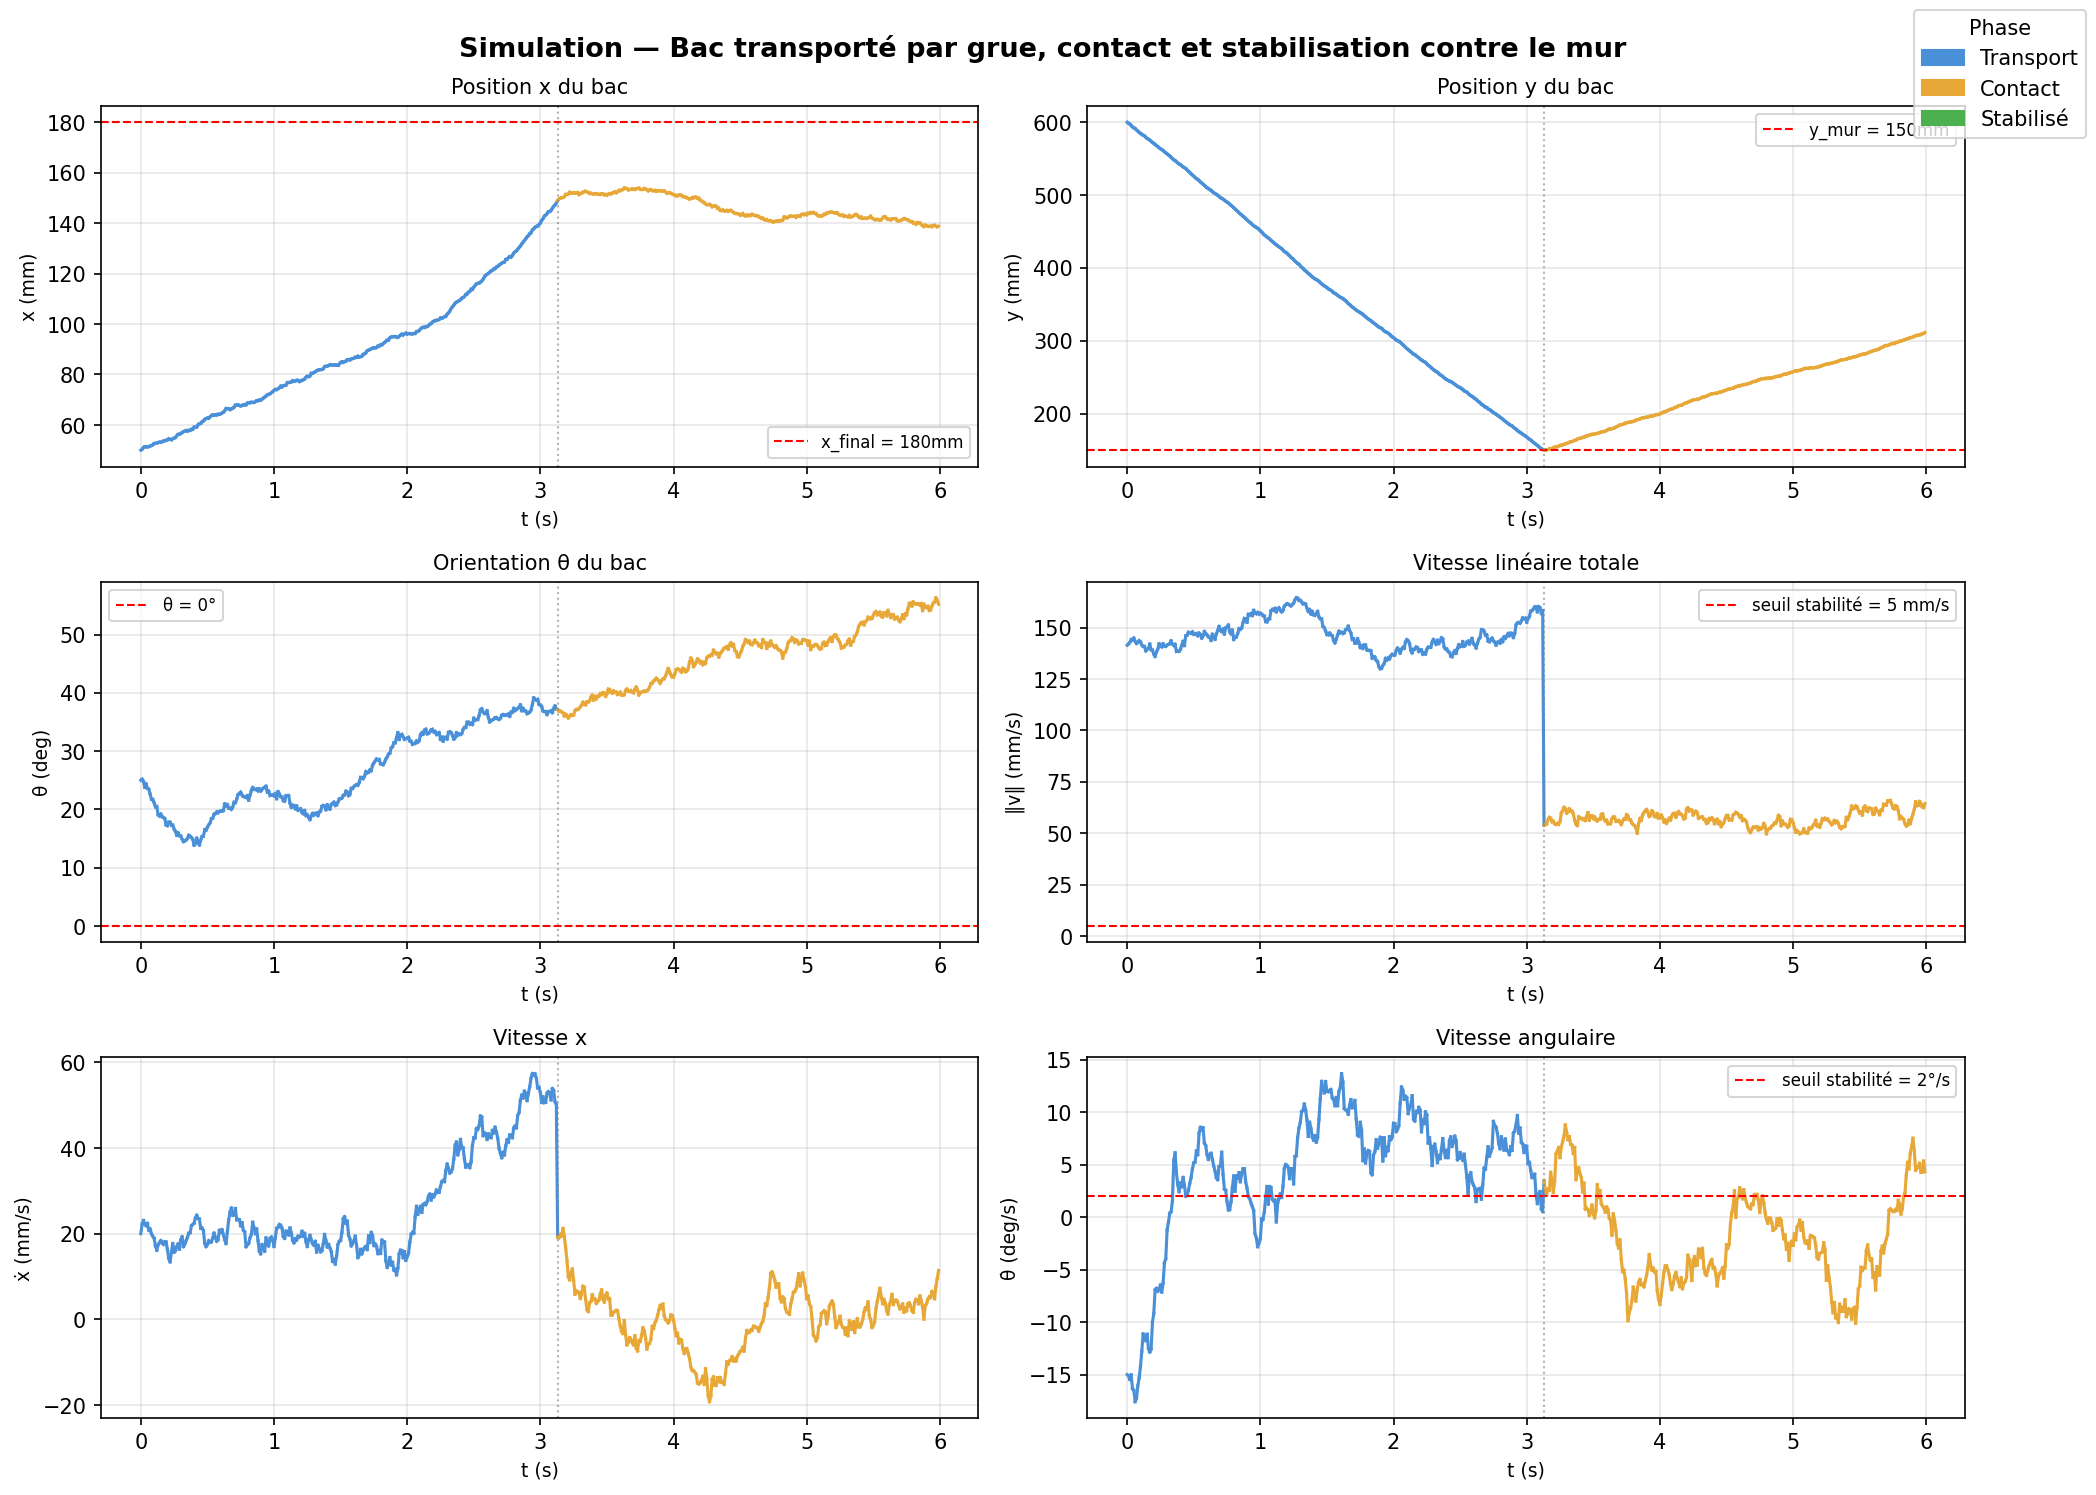

This figure's Python source:
import numpy as np
import matplotlib.pyplot as plt
import matplotlib.patches as mpatches

# ── Paramètres ─────────────────────────────────────────────────────────────────
dt = 0.01           # pas de temps (s)
t_end = 6.0         # durée totale (s)
v_max = 150         # mm/s
a_max = 1200        # mm/s^2
y_wall = 150        # mm (mur à y=150mm)
x_final = 180       # mm

np.random.seed(42)

# ── Simulation ─────────────────────────────────────────────────────────────────
t_arr = np.arange(0, t_end, dt)
n = len(t_arr)

x     = np.zeros(n)
y     = np.zeros(n)
theta = np.zeros(n)
xd    = np.zeros(n)
yd    = np.zeros(n)
thd   = np.zeros(n)

# Conditions initiales
x[0]     = 50.0       # mm
y[0]     = 600.0      # mm (loin du mur)
theta[0] = np.radians(25)  # orientation initiale
xd[0]    = 20.0       # mm/s
yd[0]    = -140.0     # mm/s (se dirige vers le mur)
thd[0]   = np.radians(-15) # rad/s

# Coefficients de restitution pour les rebonds
restitution = 0.35
friction     = 0.6
contact      = False
t_contact    = None

for i in range(1, n):
    t = t_arr[i]

    # Bruit capteur
    noise_pos = 0.3
    noise_vel = 1.5
    noise_ang = np.radians(0.5)

    # Gravité/amortissement naturel
    ax = -friction * xd[i-1] * 0.1
    ay = -friction * yd[i-1] * 0.05
    at = -0.8 * thd[i-1]

    # Mise à jour vitesse
    xd[i] = np.clip(xd[i-1] + ax * dt, -v_max, v_max)
    yd[i] = yd[i-1] + ay * dt
    thd[i] = thd[i-1] + at * dt

    # Mise à jour position
    x[i]     = x[i-1] + xd[i] * dt
    y[i]     = y[i-1] + yd[i] * dt
    theta[i] = theta[i-1] + thd[i] * dt

    # Contact avec le mur (y <= y_wall)
    if y[i] <= y_wall and not contact:
        contact = True
        t_contact = t
        # Rebond
        yd[i] = -restitution * yd[i-1] + np.random.normal(0, 3)
        xd[i] = xd[i-1] * (1 - friction) + np.random.normal(0, 2)
        thd[i] = -restitution * thd[i-1] * 0.7 + np.random.normal(0, np.radians(2))
        y[i] = y_wall

    elif y[i] <= y_wall and contact:
        # Rebonds successifs avec amortissement
        if yd[i] < 0:
            yd[i] = -restitution * yd[i] * 0.6 + np.random.normal(0, 1)
            thd[i] = thd[i] * 0.5 + np.random.normal(0, np.radians(1))
        y[i] = max(y[i], y_wall)

        # Convergence vers position finale
        dt_contact = t - t_contact
        x[i] += (x_final - x[i]) * 0.02
        theta[i] += (0 - theta[i]) * 0.03

    # Bruit capteur
    x[i]     += np.random.normal(0, noise_pos)
    y[i]     += np.random.normal(0, noise_pos)
    theta[i] += np.random.normal(0, noise_ang)
    xd[i]    += np.random.normal(0, noise_vel)
    yd[i]    += np.random.normal(0, noise_vel)
    thd[i]   += np.random.normal(0, np.radians(1))

# Vitesse linéaire totale
v_lin = np.sqrt(xd**2 + yd**2)

# ── Phases ─────────────────────────────────────────────────────────────────────
PHASES = {
    "Transport": "#4A90D9",
    "Contact":   "#E8A838",
    "Stabilisé": "#4CAF50",
}

phase = np.array(["Transport"] * n, dtype=object)
if t_contact is not None:
    idx_contact = np.searchsorted(t_arr, t_contact)
    phase[idx_contact:] = "Contact"
    # Stabilisé quand vitesse < 5 mm/s et ang vel < 2 deg/s
    for i in range(idx_contact, n):
        if v_lin[i] < 5 and abs(np.degrees(thd[i])) < 2:
            phase[i:] = "Stabilisé"
            break

colors = np.array([PHASES[p] for p in phase])

# ── Figure ─────────────────────────────────────────────────────────────────────
fig, axes = plt.subplots(3, 2, figsize=(14, 10))
fig.suptitle("Simulation — Bac transporté par grue, contact et stabilisation contre le mur",
             fontsize=13, fontweight='bold')

def colored_plot(ax, data, ylabel, title, hline=None, hline_label=None):
    for i in range(len(t_arr) - 1):
        ax.plot(t_arr[i:i+2], data[i:i+2], color=colors[i], linewidth=1.5)
    if hline is not None:
        ax.axhline(hline, color='red', linestyle='--', linewidth=1, label=hline_label)
        ax.legend(fontsize=8)
    ax.set_xlabel("t (s)", fontsize=9)
    ax.set_ylabel(ylabel, fontsize=9)
    ax.set_title(title, fontsize=10)
    ax.grid(True, alpha=0.3)
    if t_contact:
        ax.axvline(t_contact, color='gray', linestyle=':', linewidth=1, alpha=0.6)

colored_plot(axes[0, 0], x,               "x (mm)",       "Position x du bac",         hline=x_final,  hline_label=f"x_final = {x_final}mm")
colored_plot(axes[0, 1], y,               "y (mm)",       "Position y du bac",          hline=y_wall,   hline_label=f"y_mur = {y_wall}mm")
colored_plot(axes[1, 0], np.degrees(theta),"θ (deg)",     "Orientation θ du bac",       hline=0,        hline_label="θ = 0°")
colored_plot(axes[1, 1], v_lin,           "‖v‖ (mm/s)",   "Vitesse linéaire totale",    hline=5,        hline_label="seuil stabilité = 5 mm/s")
colored_plot(axes[2, 0], xd,              "ẋ (mm/s)",     "Vitesse x",)
colored_plot(axes[2, 1], np.degrees(thd), "θ̇ (deg/s)",   "Vitesse angulaire",          hline=2,        hline_label="seuil stabilité = 2°/s")

# Légende phases
patches = [mpatches.Patch(color=v, label=k) for k, v in PHASES.items()]
fig.legend(handles=patches, loc='upper right', fontsize=10, title="Phase")

plt.tight_layout(rect=[0, 0, 0.95, 1])
plt.savefig("simulation_bac.png", dpi=150, bbox_inches='tight')
plt.show()
print("Graphe sauvegardé dans simulation_bac.png")
